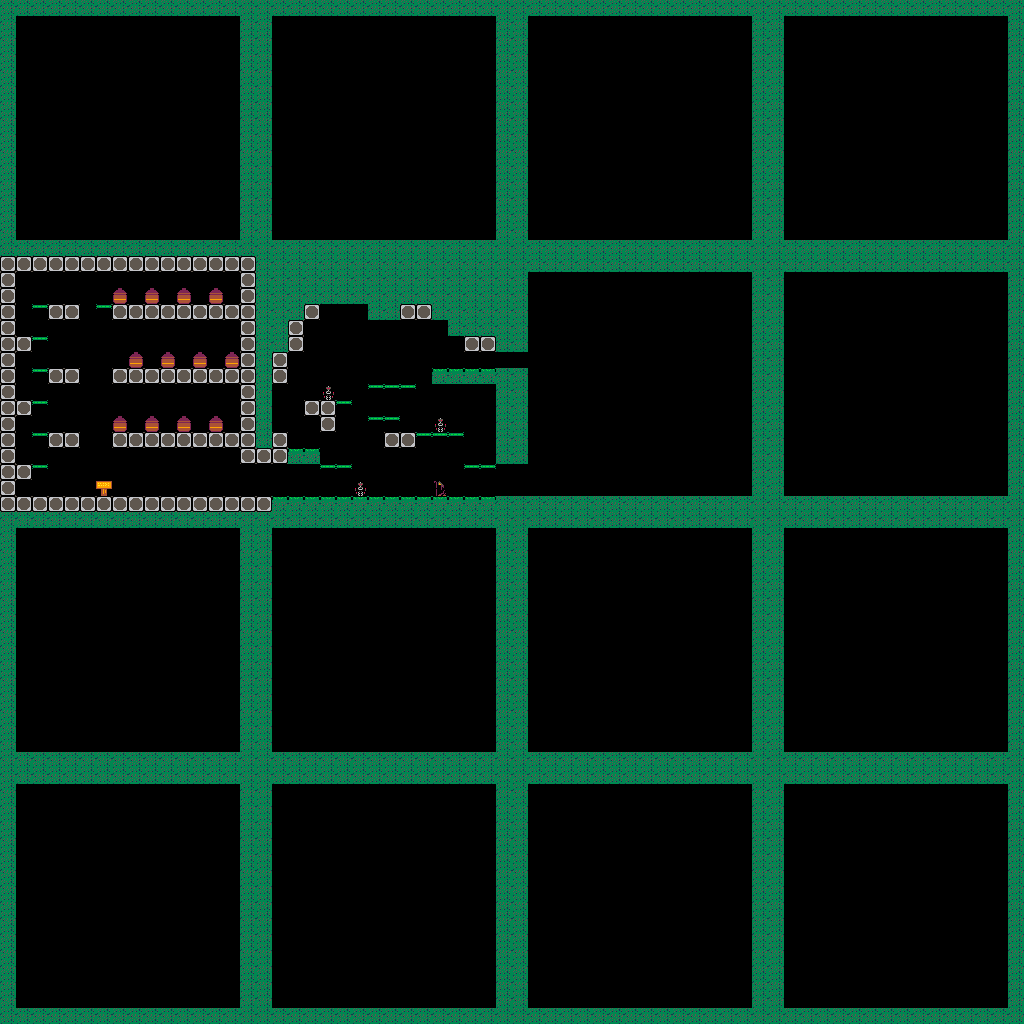

The image is a tile-based game level rendered from a .tmx file. Its description and source (layers, tilesets, objects; grid data summarised) follow:
An orthogonal 64x64 tile map with 16x16 px tiles, 1 tile layer (Tile Layer 1).

<map version="1.2" tiledversion="1.3.5" orientation="orthogonal" renderorder="right-down" width="64" height="64" tilewidth="16" tileheight="16" infinite="0" nextlayerid="2" nextobjectid="1">
 <editorsettings>
  <export target="map.csv" format="csv" />
 </editorsettings>
 <tileset firstgid="1" name="tileset" tilewidth="16" tileheight="16" tilecount="16" columns="4">
  <image source="tileset.png" width="64" height="64" />
 </tileset>
 <layer id="1" name="Tile Layer 1" width="64" height="64">
  <data>[4096 cells, 4096 non-empty, 9 distinct tile ids]</data>
 </layer>
</map>